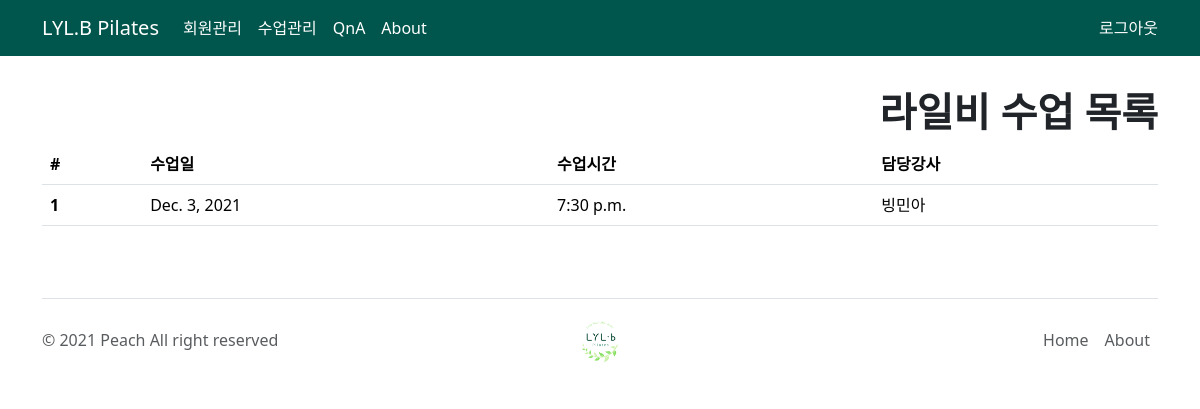
The app's page /lesson/ (signed in) with its own data.
### lessons/models.py (models this page shows)
class Lesson(models.Model):
    lesson_date = models.DateField(null=False)
    lesson_time = models.TimeField(null=False)
    teacher_id = models.ForeignKey(
        Teacher, related_name="lesson_teacher", on_delete=models.SET_NULL, db_column="teacher_id",
        null=True
    )
    lesson_type = models.CharField(choices=GENDER_CHOICES, max_length=1, null=False)
    input_dtime = models.DateTimeField(auto_now_add=True)
    class Meta:
        constraints = [
            models.UniqueConstraint(
                fields=['lesson_date', 'lesson_time', 'teacher_id'],
                name='unique_lesson',
            )
        ]
        ordering = ['lesson_date']

### custom_users/models.py (models this page shows, shortened)
class User(AbstractBaseUser, PermissionsMixin):
    objects = UserManager()
    name = models.CharField(
        verbose_name='name',
        max_length=20, unique=True, null=False)
    USERNAME_FIELD = 'name'     # Username을 name로 명시
    user_grade = models.IntegerField(
        choices=GRADE_IN_ROLE_CHOICES,
        null=True, blank=True,
        validators=[
            MinValueValidator(0),
            MaxValueValidator(4)
        ],
        default=4
    )
    gender = models.CharField(choices=GENDER_CHOICES, max_length=1, null=False)
    date_of_birth = models.DateField(null=True)
    phoneNumberRegex = RegexValidator(regex=r'^01([0|1|6|7|8|9]?)-?([0-9]{3,4})-?([0-9]{4})$')
    phone_number = models.CharField(validators=[phoneNumberRegex], max_length=11)
    is_active = models.BooleanField(default=True)
    is_admin = models.BooleanField(default=False)

### lessons/views.py (the view)
# urls.py: path('lesson/', lessons.views.list, name='lesson_list'),
def list(request):
    lesson_objects = Lesson.objects.all()
    return render(
        request,
        'lessons/lesson_list.html',
        {
            'lesson_objects': lesson_objects,
        }
    )

### lessons/templates/lessons/lesson_list.html
{% extends 'lessons/base.html' %}
{% block main_area %}
{% if user.is_authenticated %}
<div class="text-end">
    <h1 class="display-6 fw-bold">라일비 수업 목록</h1>
</div>
<table class="table table-hover">
    <thead>
        <tr>
            <th scope="col">#</th>
            <th scope="col">수업일</th>
            <th scope="col">수업시간</th>
            <th scope="col">담당강사</th>
        </tr>
    </thead>
    <tbody>
        {% for lesson in lesson_objects %}
         <tr onClick="location.href='/lesson/{{ lesson.id }}'">
            <th scope="row">{{ forloop.counter }}</th>
            <td>{{ lesson.lesson_date }}</td>
            <td>{{ lesson.lesson_time }}</td>
            <td>{{ lesson.teacher_id.name }}</td>
        </tr>
        {% endfor %}
    </tbody>
</table>
{% else %}
<div class="text-end">
    <h1 class="display-6 fw-bold">수업 상세 정보는 관계자만 볼 수 있습니다</h1>
</div>
{% endif %}
{% endblock %}

### lessons/static/fullcalendar/main.css (style rules this page uses)
:root { --fc-daygrid-event-dot-width: 8px; }
:root { --fc-list-event-dot-width: 10px; --fc-list-event-hover-bg-color: #f5f5f5; }

### records on screen
Lesson: lesson_date "Dec. 3, 2021", lesson_time "7:30 p.m.", teacher_id.name "빙민아"
